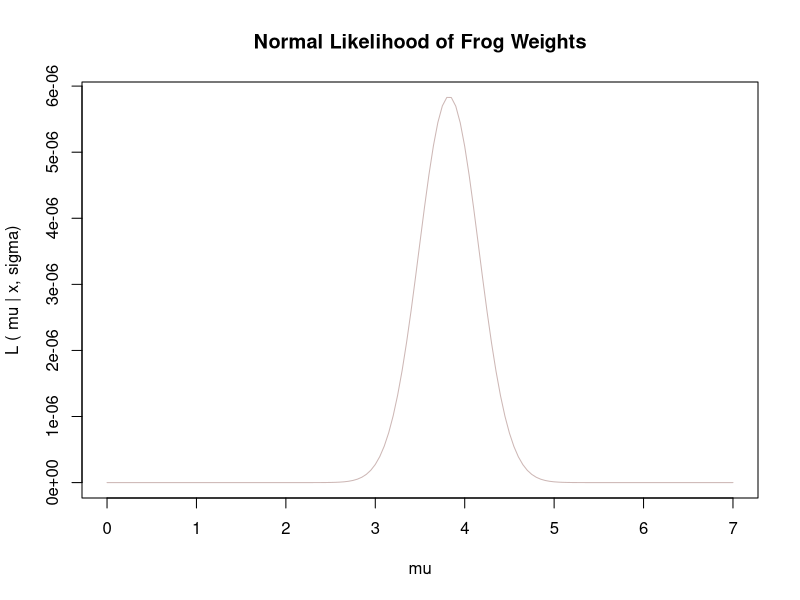
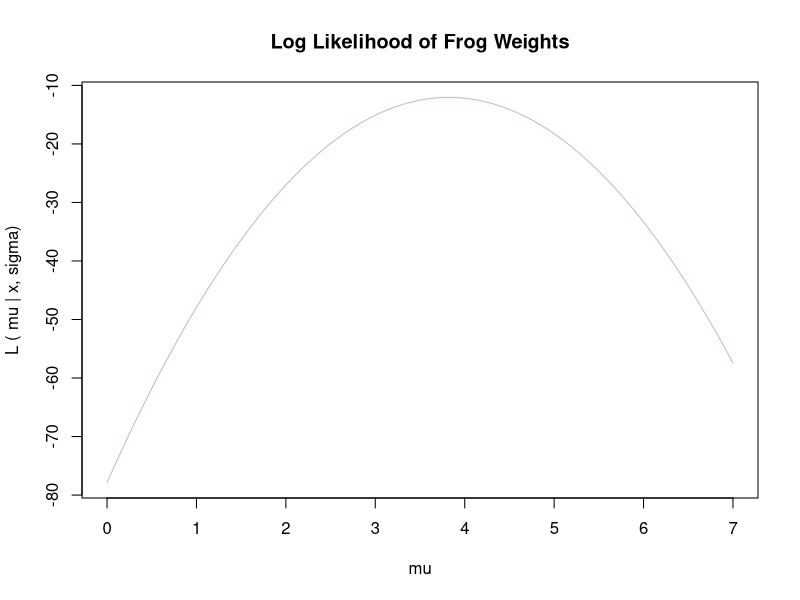
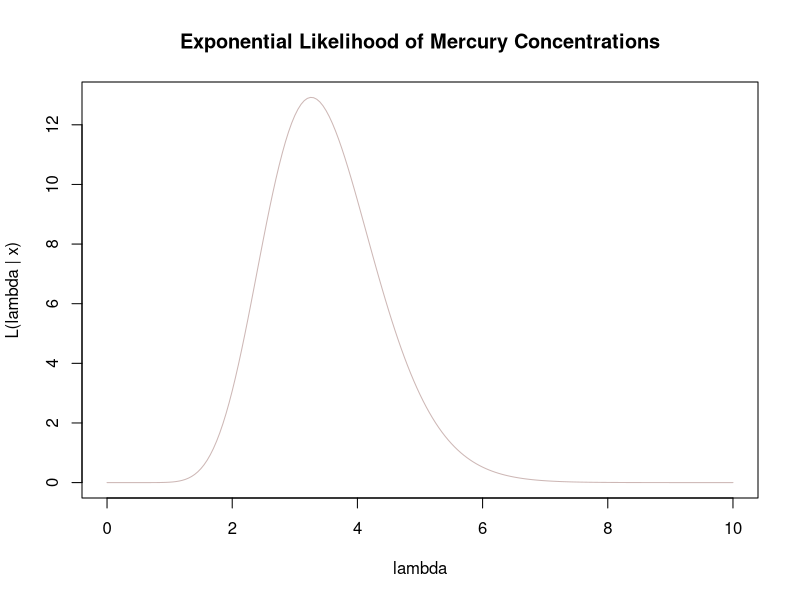
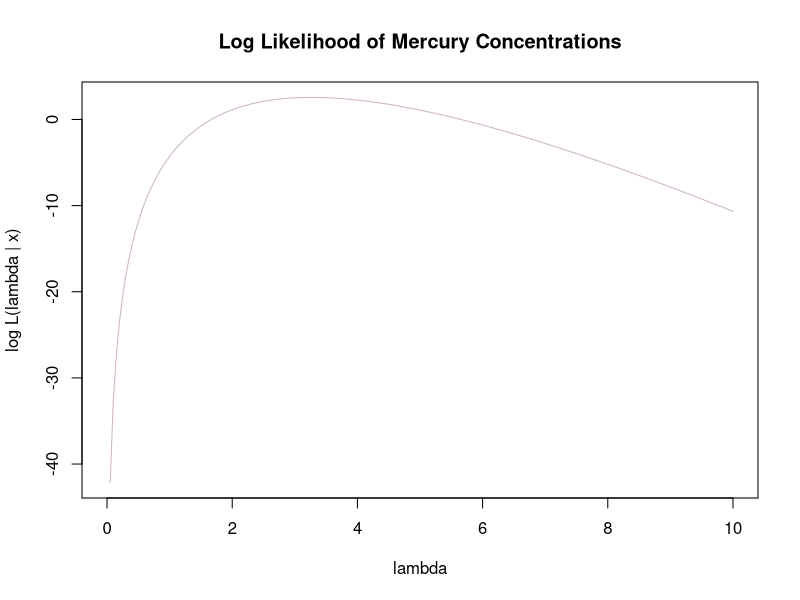
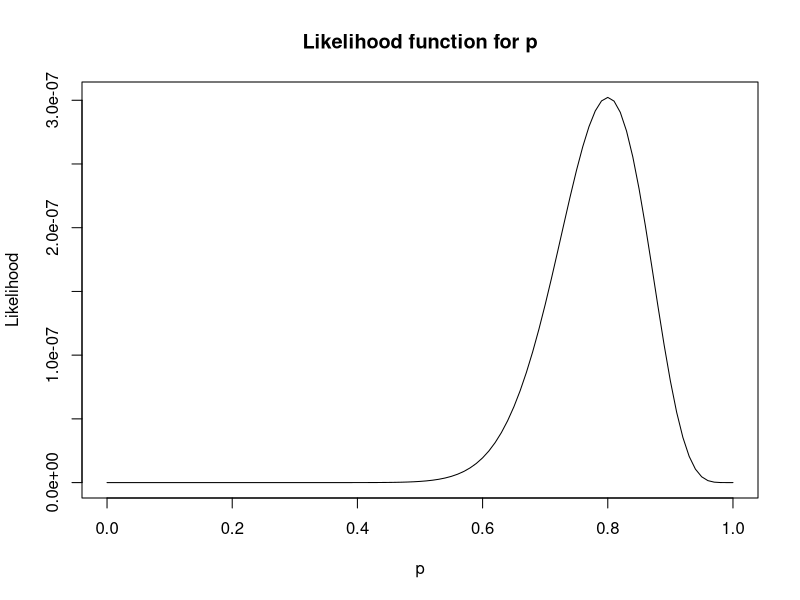
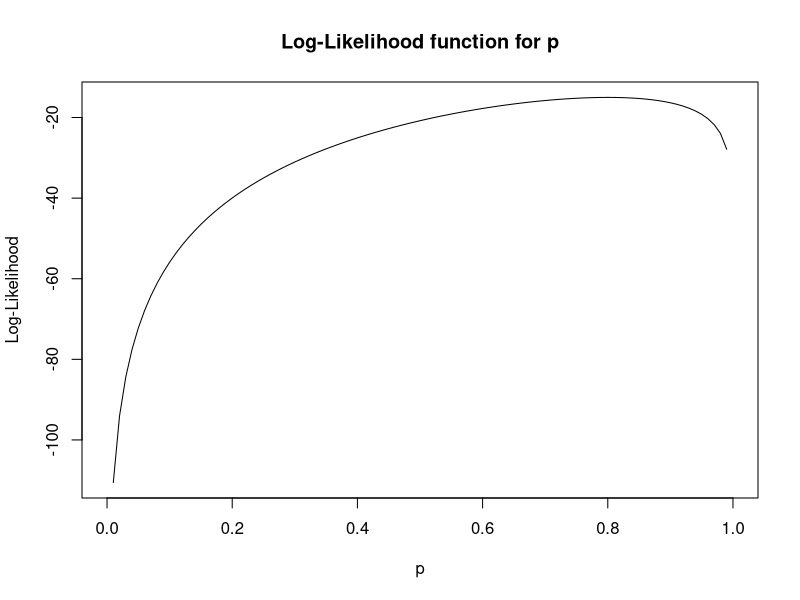

R code for these plots, in order:
## ---- chunk 1
knitr::opts_chunk$set(echo = TRUE)
## ---- chunk 2
##make a function based of the math we did earlier
L.normal <- function(mu, obs.data) {
  n <- length(obs.data)
  
  likelihood <- (2*pi)^(-n/2) * exp(-1/2 * sum( (obs.data - mu)^2 ) )
  
  return(likelihood)
}

## ---- chunk 3
frogs <- c(4.57, 4.73, 2.24, 4.16, 4.53, 3.79, 2.48, 4.74, 3.18)

xbar <- mean(frogs)

print(xbar)
## ---- chunk 4
mu.domain <- seq(0, 7, by = 0.05)

likelihood.mu.storage <- c()

for(i in 1:length(mu.domain)){
  
  likelihood.mu.storage[i]  <- L.normal( mu.domain[i], obs.data = frogs)
  
}

plot(mu.domain, likelihood.mu.storage,
     type = "l",
     xlab = "mu",
     ylab = "L ( mu | x, sigma)",
     main = "Normal Likelihood of Frog Weights",
     col = "mistyrose3")

##Likelihood estimate is 3.8 
## ---- chunk 5
optimize(f = L.normal,
         interval = c(0,7),
         maximum = TRUE,
         obs.data = frogs)
## ---- chunk 6
log.L.normal <-  function(mu, obs.data){
  
  n <- length(obs.data)
  
  likelihood <- (2*pi)^(-n/2) * exp(-1/2 * sum( (obs.data - mu)^2 ) )
  
  ##all we have to do is take the log at the end
  return(log(likelihood))
}

log.likelihood.mu.storage <- c()

for(i in 1:length(mu.domain)){
  
  log.likelihood.mu.storage[i]  <- log.L.normal( mu.domain[i], obs.data = frogs)
  
}

plot(mu.domain, log.likelihood.mu.storage,
     type = "l",
     xlab = "mu",
     ylab = "L ( mu | x, sigma)",
     main = "Log Likelihood of Frog Weights",
     col = "mistyrose3")
## ---- chunk 7
optimize(f = log.L.normal,
         interval = c(0,7),
         maximum = TRUE,
         obs.data = frogs)
## ---- chunk 8
L.Exponential <- function(lambda, obs.data){
  n <- length(obs.data)
  
  likelihood <- lambda^n * exp(-lambda * sum(obs.data))
  
  return(likelihood)
}
## ---- chunk 9
 mercury <- c(0.51, 0.02, 0.15, 0.46, 0.11, 0.04, 0.39, 0.52, 0.2, 0.17, 0.01, 0.02, 0.32, 1.37)

lambda.MLE <- 1 / mean(mercury)

print(lambda.MLE)

## ---- chunk 10
lambda.domain <- seq(0, 10, by = 0.05)

likelihood.lambda.storage <- c()

for(i in 1:length(lambda.domain)){
  
  likelihood.lambda.storage[i] <- L.Exponential(lambda.domain[i], obs.data = mercury)
  
}

plot(lambda.domain, likelihood.lambda.storage,
     type = "l",
     xlab = "lambda",
     ylab = "L(lambda | x)",
     main = "Exponential Likelihood of Mercury Concentrations",
     col = "mistyrose3")
## ---- chunk 11
optimize(f = L.Exponential,
         interval = c(0, 10),
         maximum = TRUE,
         obs.data = mercury)
## ---- chunk 12
log.L.Exponential <- function(lambda, obs.data){
  n <- length(obs.data)
  
  log.likelihood <- n*log(lambda) - lambda*sum(obs.data)
  
  return(log.likelihood)
}

log.likelihood.lambda.storage <- c()

for(i in 1:length(lambda.domain)){
  
  log.likelihood.lambda.storage[i] <- log.L.Exponential(lambda.domain[i], obs.data = mercury)
  
}

plot(lambda.domain, log.likelihood.lambda.storage,
     type = "l",
     xlab = "lambda",
     ylab = "log L(lambda | x)",
     main = "Log Likelihood of Mercury Concentrations",
     col = "mistyrose3")

## ---- chunk 13

river.data <- c("Safe", "Safe", "Safe", "Safe", "Safe", "Safe", "Safe", "Safe", "Safe", "Flood", "Safe", "Safe", "Safe",
  "Flood", "Safe", "Safe", "Flood", "Flood", "Safe", "Safe", "Flood", "Safe", "Safe", "Safe", "Safe", "Safe",
  "Safe", "Safe", "Flood", "Safe")


likelihood <- function(p) {
  prod(ifelse(river.data == "Safe", p, 1-p))
}

p_seq <- seq(from = 0, to = 1, by = 0.01)
L <- sapply(p_seq, likelihood)
plot(p_seq, L, type = "l", xlab = "p", ylab = "Likelihood", main = "Likelihood function for p")




## ---- chunk 14
MLE <- optimize(f = function(p) -likelihood(p), interval = c(0, 1), maximum = TRUE)
p_MLE <- MLE$maximum
p_MLE
## ---- chunk 15
log_likelihood <- function(p) {
  sum(ifelse(river.data == "Safe", log(p), log(1-p)))
}
L_log <- sapply(p_seq, log_likelihood)
plot(p_seq, L_log, type = "l", xlab = "p", ylab = "Log-Likelihood", main = "Log-Likelihood function for p")


MLE_log <- optimize(f = function(p) -log_likelihood(p), interval = c(0, 1), maximum = TRUE)
p_MLE_log <- MLE_log$maximum
p_MLE_log

